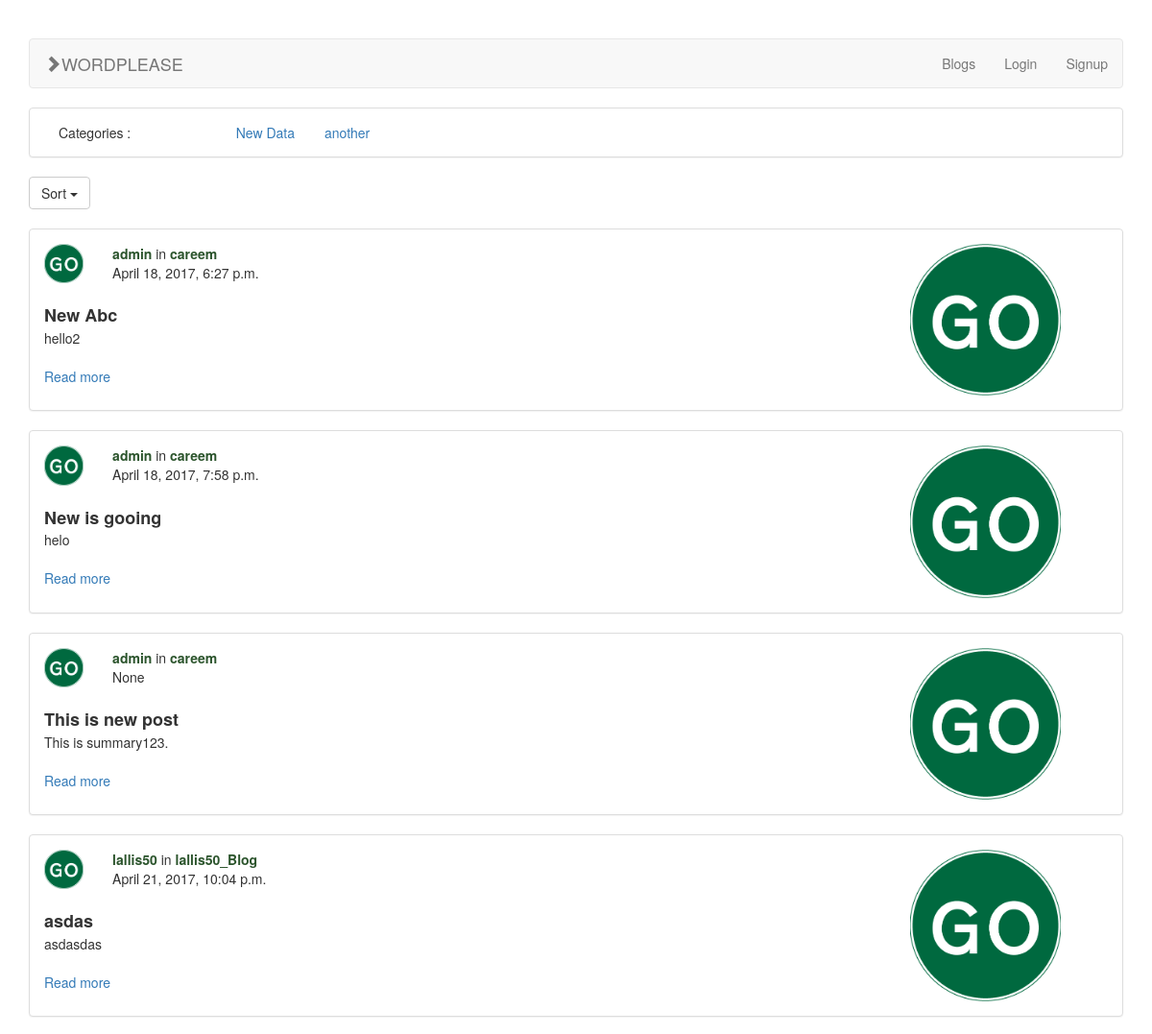
/?sort=title (upper part), run on an earlier commit of the app's database.
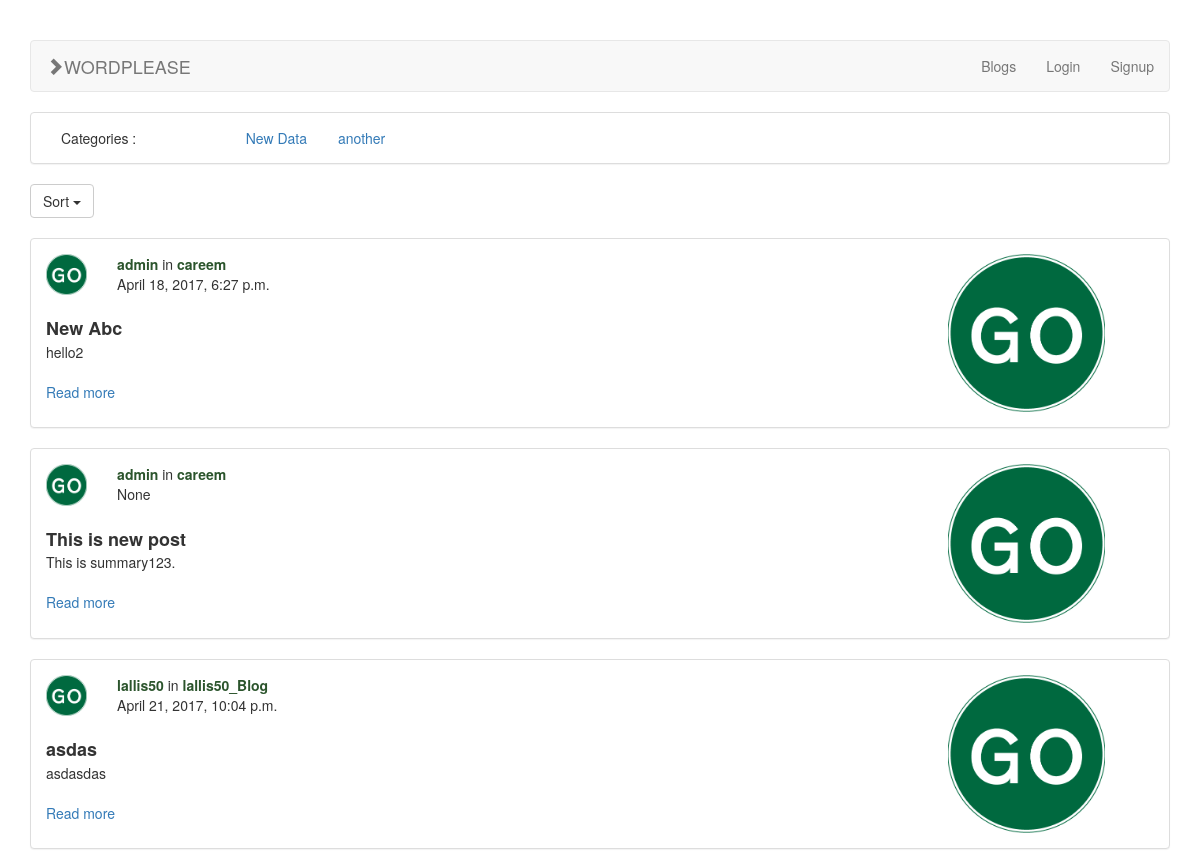
And on a later commit of the database.
### blogs/models.py (models this page shows, shortened)
class Category(models.Model):
    title = models.CharField(max_length=100)
    slug = models.SlugField(max_length=100, db_index=True)
    hidden = models.BooleanField(default=False)

class Post(models.Model):
    title = models.CharField(max_length=100)
    slug = models.SlugField(max_length=100, unique=True)
    body = models.TextField()
    picture = models.ImageField(null=True, blank=True)
    is_published = models.BooleanField(default=True)
    summary = models.TextField()
    posted_at = models.DateTimeField(auto_now_add=True)
    hidden = models.BooleanField(default=False)
    blog = models.ForeignKey(Blog, related_name='post')
    category = models.ManyToManyField(Category)

class Blog(models.Model):
    title = models.CharField(max_length=100)
    author = models.OneToOneField(User, related_name='blog')
    created_at = models.DateField(auto_now_add=True)
    slug = models.SlugField(max_length=100, unique=True)

### blogs/views.py (the view)
# urls.py: url(r'^$', PostListView.as_view(), name='post_list'),
class PostListView(APIView):
    renderer_classes = [TemplateHTMLRenderer]
    template_name = 'post_list.html'
    serializer_class = PostSerializer
    authentication_classes = (SessionAuthentication, BasicAuthentication)
    def get(self, request, format=None):
        categories = utils.get_all_visible_categories()
        cat_slug = request.GET.get('cat', None)
        sort = request.GET.get('sort', None)
        auth = request.user.is_authenticated()
        posts = Post.objects.filter(is_published=True).order_by('-posted_at')
        if cat_slug:
            posts = posts.filter(category__slug=cat_slug)
        if sort:
            if sort == 'posted_at':
                sort = "-" + sort
            posts = posts.order_by(sort)
        return Response({'posts': posts, 'user': auth, 'categories': categories, 'selected_cat': cat_slug,
                         'logged_in_user': request.user})

### blogs/utils.py (called while the page is built)
def get_all_visible_categories():
    return Category.objects.filter(hidden=False)

### blogs/templates/post_list.html (shortened to what this page needs)
{% extends 'base.html' %}
{% load static %}
{% block content %}
    <div class="dropdown">
        <button class="btn btn-default dropdown-toggle" type="button" data-toggle="dropdown">Sort
            <span class="caret"></span></button>
    </div>
    <br>
    {% for post in posts %}
        <div class="panel panel-default">
            <div class="panel-body">
                <div class="row">
                    <div class="col-md-9 col-sm-9 col-xs-9">
                        <div class="row">
                            <div class="col-md-1 col-sm-1 col-xs-11">
                                <img style="width: 100%;display: block;" src="{% static "go.gif" %}">
                            </div>
                            <div class="col-md-11 col-sm-11 col-xs-11">
                                <span style="color: #2b542c"><b>{{ post.blog.author }}</b></span> in <span
                                    style="color: #2b542c"><b>{{ post.blog.title }}</b></span><br>
                                <span>{{ post.posted_at }} </span>
                            </div>
                        </div>
                        <br>
                        <span style="font-size: 18px;"><b>{{ post.title }}</b></span>
                        <br>
                        <span>{{ post.summary }}
                        </span><br>
                        <br>
                        <a href="{% url 'post-details' slug=post.slug %}">Read more</a>
                    </div>
                    <div class="col-md-3 col-sm-3 col-xs-3">
                        <div class="col-md-12 col-sm-12 col-xs-12">
                            <img style="width: 70%;display: block;margin: 0 auto;"
                                 src=" {% if post.picture %} {{ post.picture.url }} {% else %}{% static "go.gif" %}{% endif %}">
                        </div>
                    </div>
                </div>
            </div>
        </div>
    {% endfor %}
{% endblock %}

### blogs/templates/base.html (shortened to what this page needs)
<!DOCTYPE html>
{% load static %}
<html lang="en">
<head>
    <link href='{% static "bootstrap/css/bootstrap.min.css" %}' rel="stylesheet">
    <link href='{% static "default.css" %}' rel="stylesheet">
</head>
<body>
<br>
<br>
<div class="container">
    <nav class="navbar navbar-default">
        <div class="container-fluid">
            <div class="navbar-header">
                <a class="navbar-brand" href="{% url 'post_list' %}"><span
                        class="glyphicon glyphicon-chevron-right"></span>WORDPLEASE</a>
            </div>
            <ul class="nav navbar-nav navbar-right">
                <li><a href="{% url 'blog-list' %}">Blogs</a></li>
                {% if user %}
                    <li>
                        <a href="{% url 'add_post' %}">New Post</a>
                    </li>
                    <li>
                        <a href="{% url 'logout' %}">Logout</a>
                    </li>
                    <li>
                        <a href="{% url 'blog-post-details' username=logged_in_user.username %}">{{ logged_in_user.username }}
                        </a>
                    </li>
                {% else %}
                    <li>
                        <a href="{% url 'login' %}">Login</a>
                    </li>
                    <li>
                        <a href="{% url 'register-user' %}">Signup</a>
                    </li>
                {% endif %}
            </ul>
        </div>
    </nav>
    {% if categories %}
        <div class="panel panel-default">
            <div class="panel-body">
                {% block categories %}
                    <div class="col-lg-2">Categories :</div>
                    {% for category in categories %}
                        <div class="col-lg-1 {% if selected_cat == category.slug %}bg-success text-white{% endif %}"><a
                                href="{% url 'post_list' %}?cat={{ category.slug }}">{{ category.title }}</a></div>
                    {% endfor %}
                {% endblock %}
            </div>
        </div>
    {% endif %}
    <div class="row">
        <div class="col-sm-12">
            {% block content %}{% endblock %}
        </div>
    </div>
</div>
</body>
</html>

What changed in the data, as far as the page shows it:
no longer on this page (row edited): Post: blog.author "admin", blog "careem", posted_at "April 18, 2017, 7:58 p.m.", title "New is gooing", summary "helo"
